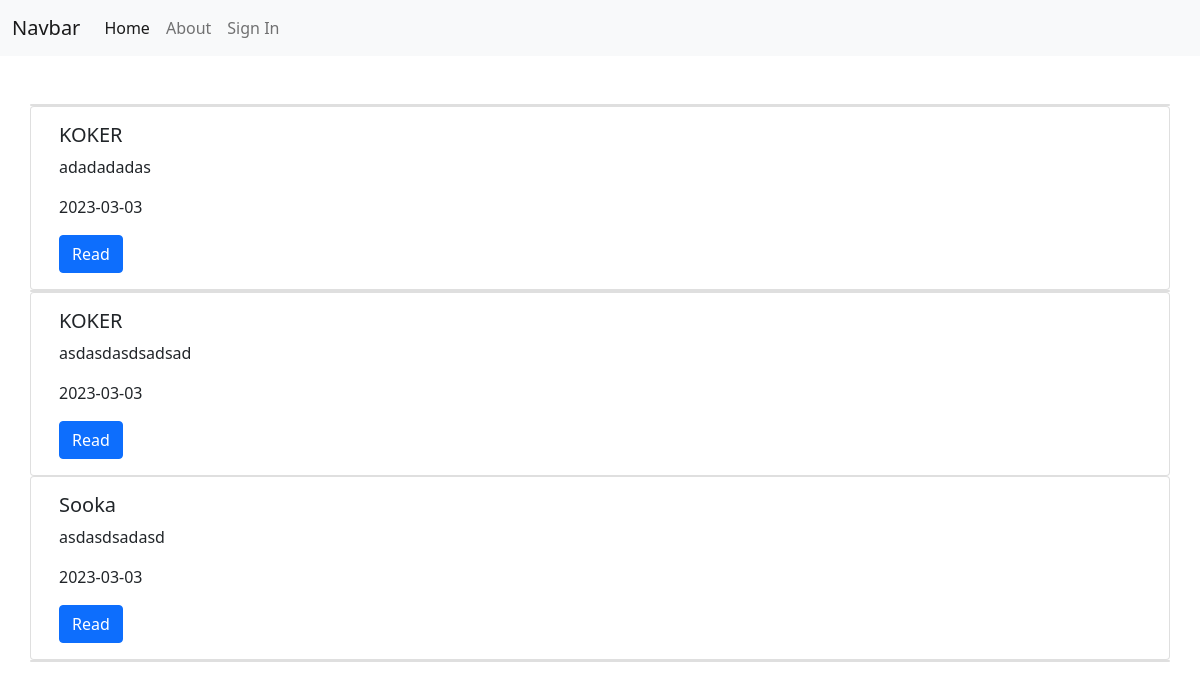
Before: / with the older database file.
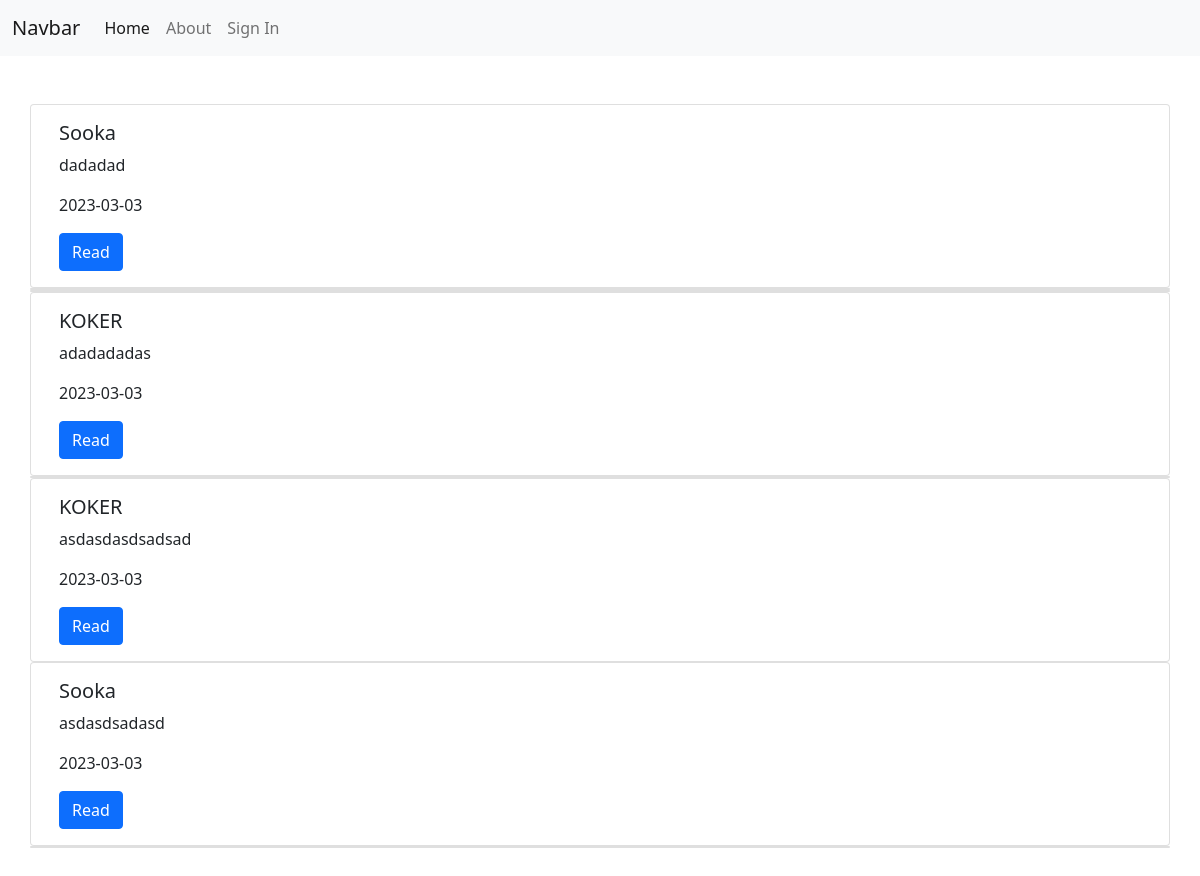
After: the same page with the newer database file.
### main.py (models this page shows, shortened)
class Account(db.Model):
    __tablename__ = 'user'
    id = db.Column(db.Integer(), primary_key = True)
    email = db.Column(db.String(), unique = True, nullable = False)
    username = db.Column(db.String(), unique = True, nullable = False)
    password = db.Column(db.String(), nullable = False)

class Message(db.Model):
    __tablename__ = 'message'
    id = db.Column(db.Integer(), primary_key = True)
    msg = db.Column(db.String(),unique = False, default = " ")
    sender_id = db.Column(db.Integer, db.ForeignKey('user.id'))
    date = db.Column(db.Date, default=date.today)

### main.py (the view)
@app.route('/home')
@app.route('/')
def home():
    messages = Message.query.all()
    users = Account.query.all()
    messages.reverse()
    return render_template('index.html', messages=messages, users=users)

### templates/index.html
{% extends 'base.html' %}
{% block content %}
<div class="container">
    <div class="row my-5" >
        {% for message in messages %}
        {% for user in users %}
          <div class="card">
              {% if user.id == message.sender_id %}
              <div class="card-body">
              <h5 class="card-title">{{user.username}}</h5>
              <p class="card-text">{{message.msg}}</p>
              <p class="card-text">{{message.date}}</p>
              <a href="#" class="btn btn-primary">Read</a>
            </div>
            {% endif %}
        </div>
        {% endfor %}
        {% endfor %}
    </div>
</div>
{% endblock %}

### templates/base.html (shortened to what this page needs)
<!doctype html>
<html lang="en">
  <head>
    <link href="https://cdn.jsdelivr.net/npm/bootstrap@5.0.2/dist/css/bootstrap.min.css" rel="stylesheet">
  </head>
  <body>
    <nav class="navbar navbar-expand-lg navbar-light bg-light">
      <div class="container-fluid">
        <a class="navbar-brand" href="{{url_for('home')}}">Navbar</a>
        <div class="collapse navbar-collapse" id="navbarNav">
          <ul class="navbar-nav">
            <li class="nav-item">
              <a class="nav-link active" aria-current="page" href="{{url_for('home')}}">Home</a>
            </li>
            <li class="nav-item">
              <a class="nav-link" href="#">About</a>
            </li>
            {% if not session['email'] %}
            <li class="nav-item">
              <a href="{{url_for('sign_in')}}" class="nav-link">Sign In</a>
            </li>
            {% endif %}
          </ul>
        </div>
      </div>
    </nav>
    {% block content %}
    {% endblock %}
  </body>
</html>

Changed rows visible on the page:
added Message: msg "dadadad", date "2023-03-03", Account (username "Sooka")
